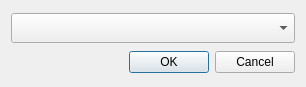
<?xml version="1.0" encoding="UTF-8"?>
<ui version="4.0">
 <class>dialog_gui_config</class>
 <widget class="QDialog" name="dialog_gui_config">
  <property name="geometry">
   <rect>
    <x>0</x>
    <y>0</y>
    <width>306</width>
    <height>87</height>
   </rect>
  </property>
  <property name="sizePolicy">
   <sizepolicy hsizetype="MinimumExpanding" vsizetype="MinimumExpanding">
    <horstretch>0</horstretch>
    <verstretch>0</verstretch>
   </sizepolicy>
  </property>
  <property name="windowTitle">
   <string>Select template</string>
  </property>
  <layout class="QVBoxLayout" name="verticalLayout">
   <item>
    <widget class="QComboBox" name="comboBox_template">
     <property name="sizePolicy">
      <sizepolicy hsizetype="Minimum" vsizetype="Fixed">
       <horstretch>0</horstretch>
       <verstretch>0</verstretch>
      </sizepolicy>
     </property>
     <property name="minimumSize">
      <size>
       <width>0</width>
       <height>30</height>
      </size>
     </property>
     <property name="baseSize">
      <size>
       <width>0</width>
       <height>0</height>
      </size>
     </property>
    </widget>
   </item>
   <item>
    <widget class="QDialogButtonBox" name="buttonBox">
     <property name="orientation">
      <enum>Qt::Horizontal</enum>
     </property>
     <property name="standardButtons">
      <set>QDialogButtonBox::Cancel|QDialogButtonBox::Ok</set>
     </property>
    </widget>
   </item>
  </layout>
 </widget>
 <resources/>
 <connections>
  <connection>
   <sender>buttonBox</sender>
   <signal>accepted()</signal>
   <receiver>dialog_gui_config</receiver>
   <slot>accept()</slot>
   <hints>
    <hint type="sourcelabel">
     <x>248</x>
     <y>254</y>
    </hint>
    <hint type="destinationlabel">
     <x>157</x>
     <y>274</y>
    </hint>
   </hints>
  </connection>
  <connection>
   <sender>buttonBox</sender>
   <signal>rejected()</signal>
   <receiver>dialog_gui_config</receiver>
   <slot>reject()</slot>
   <hints>
    <hint type="sourcelabel">
     <x>316</x>
     <y>260</y>
    </hint>
    <hint type="destinationlabel">
     <x>286</x>
     <y>274</y>
    </hint>
   </hints>
  </connection>
 </connections>
</ui>
